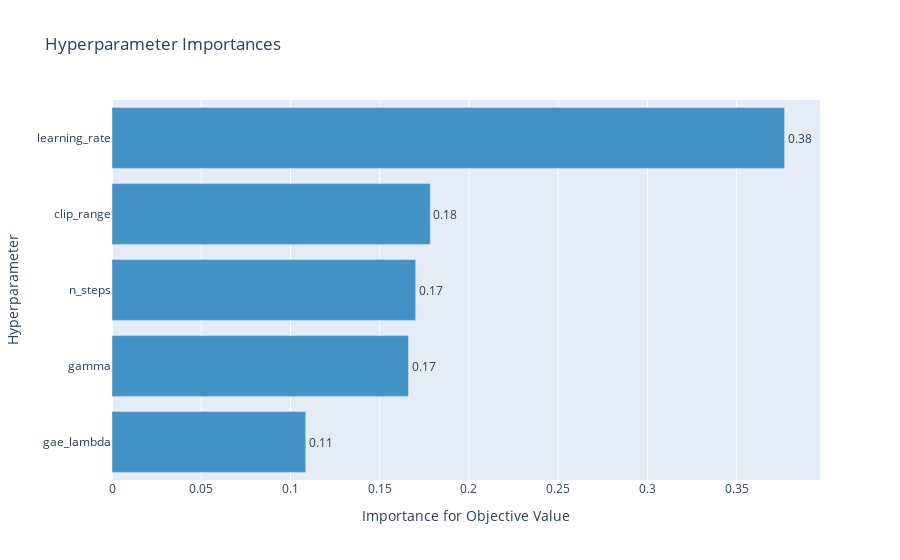

Notebook source saved alongside this figure:
### Code cell
if optuna.visualization.is_available():
    fig = optuna.visualization.plot_param_importances(study)
    fig.show()

### Figure 1 — Plotly figure (JSON) as saved in the notebook; plotly's stock layout.template omitted (floating-point values rounded to 4 significant figures)
{"data": [{"cliponaxis": false, "hovertemplate": ["gae_lambda (UniformDistribution): 0.10854307248822127<extra></extra>", "gamma (LogUniformDistribution): 0.16612953916320145<extra></extra>", "n_steps (IntUniformDistribution): 0.17015192581820435<extra></extra>", "clip_range (UniformDistribution): 0.17833763627810023<extra></extra>", "learning_rate (LogUniformDistribution): 0.3768378262522726<extra></extra>"], "marker": {"color": "rgb(66,146,198)"}, "orientation": "h", "text": ["0.10854307248822127", "0.16612953916320145", "0.17015192581820435", "0.17833763627810023", "0.3768378262522726"], "textposition": "outside", "texttemplate": "%{text:.2f}", "type": "bar", "x": [0.1085, 0.1661, 0.1702, 0.1783, 0.3768], "y": ["gae_lambda", "gamma", "n_steps", "clip_range", "learning_rate"]}], "layout": {"showlegend": false, "title": {"text": "Hyperparameter Importances"}, "xaxis": {"title": {"text": "Importance for Objective Value"}}, "yaxis": {"title": {"text": "Hyperparameter"}}}}
